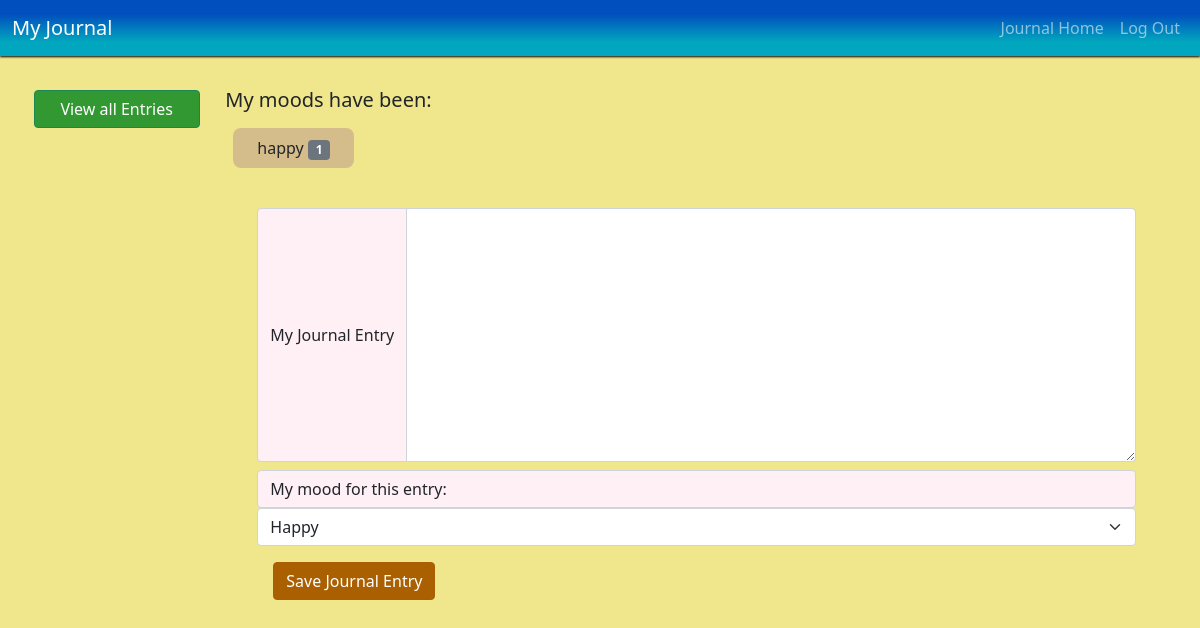
/ (signed in), run on an earlier commit of the app's database.
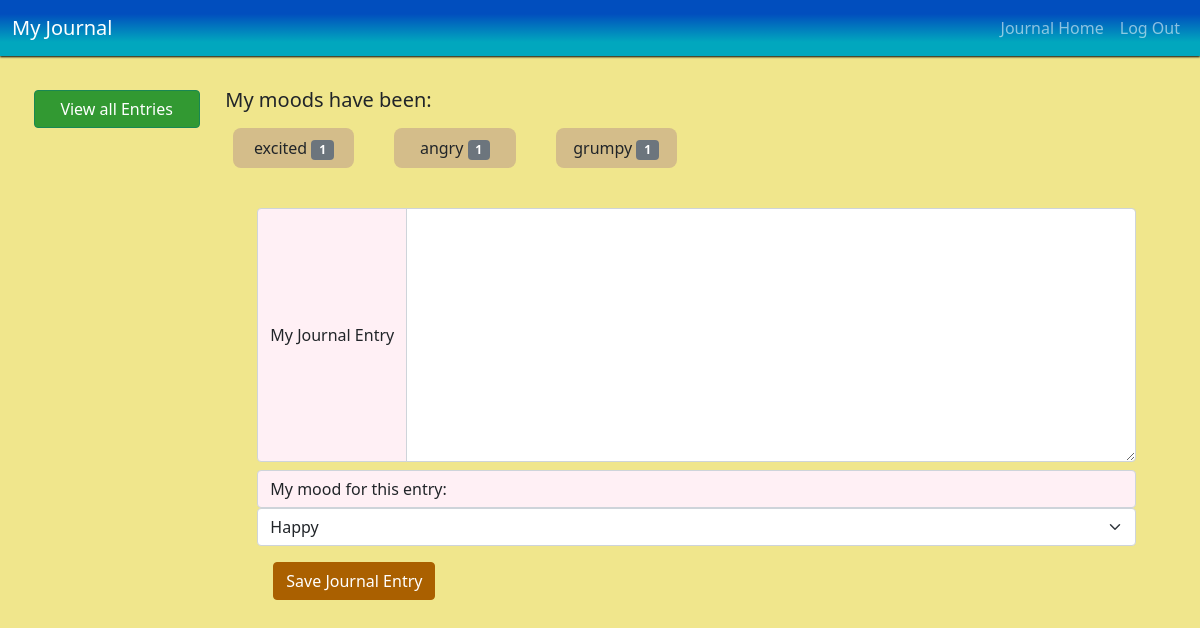
And on a later commit of the database.
### tables this page shows
CREATE TABLE 'entries' ('id' INTEGER PRIMARY KEY AUTOINCREMENT NOT NULL, 'username' TEXT NOT NULL, 'entry' TEXT, 'mood' TEXT, 'date' DATE, 'fDate' TEXT);

### app.py (the view)
@app.route('/')
@login_required
def index():
    with alcSession(engine) as conn:
        statement = text("SELECT mood FROM entries WHERE username = :username").bindparams(username = session['username'])
        rows = conn.execute(statement)
        rows = rows.all()
        total_moods = {}
        for row in rows:
            total_moods.setdefault(row[0], 0)
            total_moods[row[0]] += 1
    return render_template('index.html', moods=total_moods)

### app.py (called while the page is built)
@app.after_request
def after_request(response):
    response.headers["Cache-Control"] = "no-cache, no-store, must-revalidate"
    response.headers["Expires"] = 0
    response.headers["Pragma"] = "no-cache"
    return response

### helpers.py (called while the page is built)
def login_required(f):
    @wraps(f)
    def decorated_function(*args, **kwargs):
        if session.get("user_id") is None:
            return redirect("/login")
        return f(*args, **kwargs)
    return decorated_function

### templates/index.html (shortened to what this page needs)
{% extends "layout.html" %}
{% block main %}
<main class='container-fluid journal-container'>
  <div class='row'>
    <div class='col-md-2'>
      <nav class="flex-column nav nav-menu">
        <button id='all-entries-btn' class='menu-btn btn btn-success'>View all Entries</button>
      </nav>
    </div>
    <div class='col-md-10'>
      <h5 id='mood-header'>My moods have been:</h5>
      <div class='row' id='mood-row'>
        {% for mood, num in moods.items() %}
        <div class='col-md-2'>
          <p class='mood-btn'>{{ mood }}
            <span class="badge bg-secondary">{{ num }}</span>
          </p>
        </div>
        {% endfor %}
      </div>
      <div class='container'>
        <div class='row'>
          <div class='col-md-12'>
            <form action="/journal" method="post" id='journal-form'>
              <div class="input-group">
                <span class="input-group-text" id='journal-desc' >My Journal Entry</span>
                <textarea name='journal-entry' class="form-control" aria-label="my journal entry" rows=10></textarea>
              </div>
              <span class="input-group-text" id='mood-desc'>My mood for this entry:</span>
              <select name='mood-select' class="form-select" aria-label="Default select example">
                <option defaultValue>Happy</option>
              </select>
              <div class='btn-container'>
                <button class='btn-primary btn' id='save-btn'>
                  Save Journal Entry
                </button>
              </div>
            </form>
          </div>
        </div>
      </div>
    </div>
  </div>
</main>
{% endblock %}

### templates/layout.html (shortened to what this page needs)
<!DOCTYPE html>
<html lang="en">
<head>
    <link href="https://cdn.jsdelivr.net/npm/bootstrap@5.0.0-beta1/dist/css/bootstrap.min.css" rel="stylesheet"
>
    <link href="/static/css/css-output/output.css" rel="stylesheet">
</head>
<body>
    <nav class="navbar navbar-expand-md navbar-dark">
        <div class="container-fluid">
            <a class="navbar-brand" href='/'>My Journal</a>
            <div class="collapse navbar-collapse" id="navbar">
                {% if session.user_id %}
                <ul class="navbar-nav me-auto mb-2 mb-lg-0">
                    <li class="nav-item"><a class="nav-link" href="/">Journal Home</a></li>
                    <li class="nav-item"><a class="nav-link" href="/logout">Log Out</a></li>
                </ul>
                {% else %}
                <ul class="navbar-nav me-auto mb-2 mb-lg-0">
                    <li class="nav-item"><a class="nav-link" href="/register">Register</a></li>
                    <li class="nav-item"><a class="nav-link" href="/login">Log In</a></li>
                </ul>
                {% endif %}
            </div>
        </div>
    </nav>
        {% block main %}{% endblock %}
</body>
</html>

What changed in the data, as far as the page shows it:
removed entries: mood "happy", username "1"
added entries: mood "excited", num "1"
added entries: mood "angry", username "1"
added entries: mood "grumpy", username "1"
